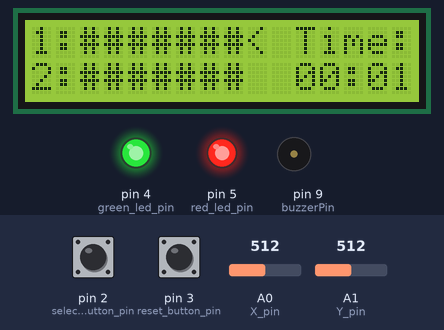
A sketch run on a simulated Arduino Uno, built with avr-gcc and run on an emulated ATmega328P. Shown: 16×2 character LCD, output pins drawn as LEDs (lit = HIGH), buzzer (waves = sounding). The test bench sets the inputs (shaded band); at power-on: pin 3 (reset_button_pin) HIGH, A0 (X_pin) = 512, A1 (Y_pin) = 512, pin 2 (select_button_pin) HIGH.

Above: at 5.7 s.
5.8 s: pin 3 (reset_button_pin) pulled LOW for 0.15 s
At 7.2 s:
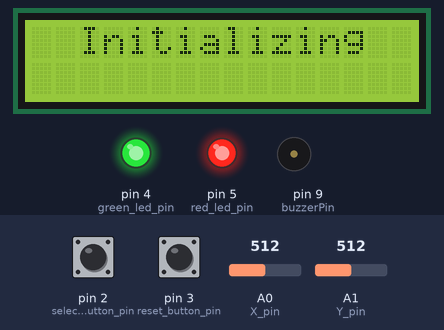
8.9 s: A0 (X_pin) set to 309
11.1 s: A0 (X_pin) set to 289
At 13.9 s:
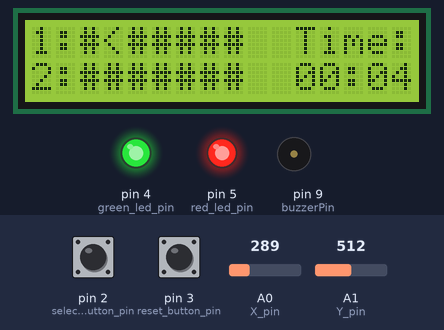
14.1 s: A1 (Y_pin) set to 689
15.9 s: A1 (Y_pin) set to 711
At 17.8 s:
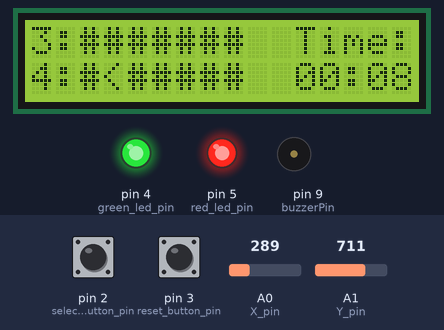
18.9 s: pin 2 (select_button_pin) pulled LOW for 0.15 s
At 24.1 s:
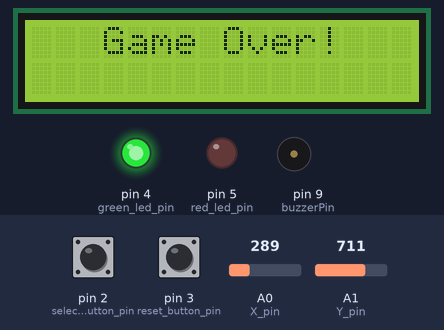
Timing chart, 0 to 25.6 s (numbered marks = the images above; inputs shaded):
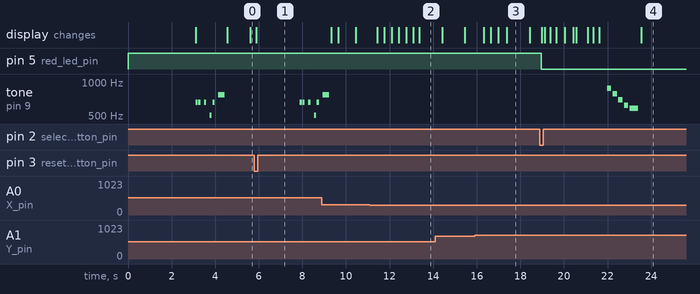

The sketch:

minesweeper.ino
```cpp
#include <Wire.h>
#include <LiquidCrystal_I2C.h>

// Constants
#define DIMENSION_ROWS 4
#define DIMENSION_COLS 7
#define MINES 4

// LCD and board setup
LiquidCrystal_I2C lcd(0x3F, 16, 2);
char board_mines[DIMENSION_ROWS][DIMENSION_COLS];
char board[DIMENSION_ROWS][DIMENSION_COLS];

// Joystick pins
int X_pin = 0; // Analog pin for X axis
int Y_pin = 1; // Analog pin for Y axis

// Button pins
int select_button_pin = 2;
int reset_button_pin = 3;

// LED pins
int green_led_pin = 4; // Green LED
int red_led_pin = 5;   // Red LED

// Buzzer pin
const int buzzerPin = 9;

// Cursor position
int cursor_row = 0;
int cursor_col = DIMENSION_COLS; // Start cursor at the end of the first line
int start_row = 0;

// Timer
unsigned long startTime;
bool game_over = false;
bool win = false;

// Function to generate the board
void generate_board(char b[DIMENSION_ROWS][DIMENSION_COLS]) {
  for (int x = 0; x < DIMENSION_ROWS; x++) {
    for (int y = 0; y < DIMENSION_COLS; y++) {
      b[x][y] = '#';
    }
  }
}

// Function to initialize the game with predefined mines
void initialize_game() {
  char temp[DIMENSION_ROWS][DIMENSION_COLS] = {
    {'0', '2', '*', '2', '0', '0', '0'},
    {'0', '2', '*', '2', '1', '0', '0'},
    {'1', '2', '1', '2', '*', '1', '0'},
    {'*', '1', '0', '1', '1', '1', '0'}
  };
  for (int i = 0; i < DIMENSION_ROWS; i++) {
    for (int j = 0; j < DIMENSION_COLS; j++) {
      board_mines[i][j] = temp[i][j];
    }
  }
}

// Function to reveal connected zeros
void reveal_connected_zeros(int row, int col) {
  int queue[DIMENSION_ROWS * DIMENSION_COLS][2];
  int front = 0;
  int rear = 0;

  queue[rear][0] = row;
  queue[rear][1] = col;
  rear++;
  board[row][col] = board_mines[row][col];

  while (front < rear) {
    int cur_row = queue[front][0];
    int cur_col = queue[front][1];
    front++;

    for (int i = -1; i <= 1; i++) {
      for (int j = -1; j <= 1; j++) {
        int new_row = cur_row + i;
        int new_col = cur_col + j;
        if (new_row >= 0 && new_row < DIMENSION_ROWS && new_col >= 0 && new_col < DIMENSION_COLS) {
          if (board[new_row][new_col] == '#' && board_mines[new_row][new_col] != '*') {
            board[new_row][new_col] = board_mines[new_row][new_col];
            if (board_mines[new_row][new_col] == '0') {
              queue[rear][0] = new_row;
              queue[rear][1] = new_col;
              rear++;
            }
          }
        }
      }
    }
  }
}

// Function to select a cell and reveal its content
void select_cell() {
  int row = cursor_row;
  int col = cursor_col - 1;  // Adjust cursor column

  if (board[row][col] == '#') {
    if (board_mines[row][col] == '*') {
      game_over = true;
      win = false;
      digitalWrite(red_led_pin, LOW);   // Turn on red LED
      digitalWrite(green_led_pin, HIGH); // Ensure green LED is off
      reveal_final_state(true);  // Display the final state with bombs flickering
      playLosingSound(); // Play losing sound
      display_game_over_message();
      return;
    }
    if (board_mines[row][col] == '0') {
      reveal_connected_zeros(row, col);
    }
    board[row][col] = board_mines[row][col];

    if (check_win()) {
      game_over = true;
      win = true;
      digitalWrite(green_led_pin, LOW); // Turn on green LED
      digitalWrite(red_led_pin, HIGH);  // Ensure red LED is off
      reveal_final_state(true);  // Display the final state for win with flickering
      playWinningSound(); // Play winning sound
      display_win_message();
      scroll_message("Hold the Button to Play Again");
    }
  }
}

// Function to check if the player has won
bool check_win() {
  for (int x = 0; x < DIMENSION_ROWS; x++) {
    for (int y = 0; y < DIMENSION_COLS; y++) {
      if (board_mines[x][y] != '*' && board[x][y] == '#') {
        return false;
      }
    }
  }
  return true;
}

// Function to display the board
void display_board() {
  for (int x = start_row; x < start_row + 2 && x < DIMENSION_ROWS; x++) {
    lcd.setCursor(0, x - start_row);  // Set cursor to start of each row
    lcd.print(x + 1);  // Display row number
    lcd.print(':');
    for (int y = 0; y <= DIMENSION_COLS; y++) {
      if (x == cursor_row && y == cursor_col) {
        lcd.print('<');  // Display cursor
      } else if (y < DIMENSION_COLS) {
        lcd.print(board[x][y]);  // Display board content
      } else {
        lcd.print(' ');  // Ensure there is a space for the cursor after the last element
      }
    }
  }

  // Display the timer on the right side
  unsigned long elapsedTime = (millis() - startTime) / 1000;  // Calculate elapsed time in seconds
  int minutes = elapsedTime / 60;
  int seconds = elapsedTime % 60;

  lcd.setCursor(11, 0);
  lcd.print("Time:");
  lcd.setCursor(11, 1);
  if (minutes < 10) lcd.print('0');  // Add leading zero for single digit minutes
  lcd.print(minutes);
  lcd.print(':');
  if (seconds < 10) lcd.print('0');  // Add leading zero for single digit seconds
  lcd.print(seconds);
}

// Function to position the cursor based on joystick input
void position_cursor() {
  int joy_x = analogRead(X_pin);
  int joy_y = analogRead(Y_pin);

  if (joy_y > 700 && cursor_row < DIMENSION_ROWS - 1) {
    cursor_row++;
    if (cursor_row >= start_row + 2) {
      start_row++;
    }
    delay(200);
  } else if (joy_y < 300 && cursor_row > 0) {
    cursor_row--;
    if (cursor_row < start_row) {
      start_row--;
    }
    delay(200);
  }

  if (joy_x > 700 && cursor_col < DIMENSION_COLS) {
    cursor_col++;
    delay(200);
  } else if (joy_x < 300 && cursor_col > 1) {
    cursor_col--;
    delay(200);
  }
}

// Function to display the win message
void display_win_message() {
  lcd.clear();
  lcd.setCursor((16 - 7) / 2, 0); // Center "You Win!" on the screen
  lcd.print("You Win!");
  delay(2000);  // Display "You Win!" for 2 seconds
}

// Function to display the game over message
void display_game_over_message() {
  lcd.clear();
  lcd.setCursor((16 - 9) / 2, 0); // Center "Game Over!" on the screen
  lcd.print("Game Over!");
  delay(2000);  // Display "Game Over!" for 2 seconds
}

// Function to scroll a message on the LCD
void scroll_message(const char* message) {
  int len = strlen(message);
  for (int pos = 0; pos < len - 15; pos++) {
    lcd.clear();
    lcd.setCursor(0, 0);
    lcd.print("Play Again?");
    lcd.setCursor(0, 1);
    lcd.print(message + pos);
    delay(700);
  }
}

// Function to reveal the final state with flickering bombs
void reveal_final_state(bool flicker) {
  unsigned long start = millis();
  while (millis() - start < 3000) { // Flicker for 3 seconds
    for (int x = 0; x < DIMENSION_ROWS; x++) {
      for (int y = 0; y < DIMENSION_COLS; y++) {
        if (board_mines[x][y] == '*') {
          board[x][y] = flicker && ((millis() / 500) % 2) ? ' ' : '*';  // Flicker bombs
        } else {
          board[x][y] = board_mines[x][y];
        }
      }
    }
    display_board();
    delay(100);
  }
}

// Function to play a start sound
void playStartSound() {
  int melody[] = {660, 660, 0, 660, 0, 510, 660, 0, 770};
  int noteDurations[] = {100, 100, 100, 100, 100, 100, 100, 100, 300}; // Duration of each note in milliseconds

  for (int i = 0; i < 9; i++) {
    if (melody[i] == 0) {
      noTone(buzzerPin);
    } else {
      tone(buzzerPin, melody[i], noteDurations[i]);
    }
    delay(noteDurations[i] * 1.3); // Add a slight delay between tones
  }
  noTone(buzzerPin);
}

// Function to play a winning sound
void playWinningSound() {
  int melody[] = {880, 784, 880, 784, 880, 659, 880, 659};
  int noteDurations[] = {100, 100, 100, 100, 100, 100, 100, 300}; // Duration of each note in milliseconds

  for (int i = 0; i < 8; i++) {
    if (melody[i] == 0) {
      noTone(buzzerPin);
    } else {
      tone(buzzerPin, melody[i], noteDurations[i]);
    }
    delay(noteDurations[i] * 1.3); // Add a slight delay between tones
  }
  noTone(buzzerPin);
}

// Function to play a losing sound
void playLosingSound() {
  int melody[] = {880, 784, 698, 622, 587}; // Descending pitches for "tu tu tu tuuuu"
  int noteDurations[] = {200, 200, 200, 200, 400}; // Duration of each note in milliseconds

  for (int i = 0; i < 5; i++) {
    if (melody[i] == 0) {
      noTone(buzzerPin);
    } else {
      tone(buzzerPin, melody[i], noteDurations[i]);
    }
    delay(noteDurations[i] * 1.3); // Add a slight delay between tones
  }
  noTone(buzzerPin);
}

// Function to reset the game
void reset_game() {
  lcd.clear();
  lcd.setCursor((16 - 11) / 2, 0); // Center "Initializing" on the screen
  lcd.print("Initializing");
  delay(2000); // Display "Initializing" for 2 seconds

  playStartSound();  // Play sound during reset

  game_over = false;
  win = false;
  initialize_game();
  generate_board(board);
  cursor_row = 0;
  cursor_col = DIMENSION_COLS; // Reset cursor to the end of the first row
  start_row = 0;
  startTime = millis();  // Reset the timer
  lcd.clear();

  digitalWrite(green_led_pin, HIGH); // Turn off green LED
  digitalWrite(red_led_pin, HIGH);   // Turn off red LED
}

// Setup function
void setup() {
  pinMode(X_pin, INPUT);
  pinMode(Y_pin, INPUT);
  pinMode(select_button_pin, INPUT_PULLUP);  // Use internal pull-up resistor for the select button
  pinMode(reset_button_pin, INPUT_PULLUP);   // Use internal pull-up resistor for the reset button
  pinMode(green_led_pin, OUTPUT);
  pinMode(red_led_pin, OUTPUT);
  pinMode(buzzerPin, OUTPUT);

  digitalWrite(green_led_pin, HIGH); // Turn off green LED
  digitalWrite(red_led_pin, HIGH);   // Turn off red LED

  Serial.begin(9600);

  lcd.init();
  lcd.clear();
  lcd.backlight();      // Ensure backlight is on

  lcd.setCursor((16 - 17) / 2, 0);   // Center "Minesweeper Game" (17 characters)
  lcd.print("Minesweeper Game");

  lcd.setCursor((16 - 12) / 2, 1);   // Center "Andra Stoica" (12 characters)
  lcd.print("Andra Stoica");
  delay(3000);
  lcd.clear();

  playStartSound();  // Play sound when the game starts initially

  initialize_game();
  generate_board(board);

  startTime = millis();
}

// Main loop function
void loop() {
  if (!game_over) {
    display_board();
    position_cursor();

    if (digitalRead(select_button_pin) == LOW) {
      select_cell();
      delay(200);  // Debounce delay
    }

    if (digitalRead(reset_button_pin) == LOW) {
      reset_game();
      delay(200);  // Debounce delay
    }
  } else {
    scroll_message("Hold the Button to Play Again");
    if (digitalRead(reset_button_pin) == LOW) {
      reset_game();
      delay(200);  // Debounce delay
    }
  }

  delay(100);
}
```

Measured:
- the behaviour switches between 300 and 299 on A0 (X_pin) (found by bisection; images 1 and 2)
- the behaviour switches between 700 and 701 on A1 (Y_pin) (found by bisection; images 2 and 3)
- after the input at 5.8 s, tone on pin 9 (buzzerPin): plays 660 Hz for 0.10 s, 660 Hz for 0.10 s, 660 Hz for 0.10 s, 510 Hz for 0.10 s, 660 Hz for 0.10 s, starting after 2.1 s; the display: changes after 0.09 s (image 1)
- after the input at 11.1 s, the display: first changes after 0.33 s (image 2 shows a later state)
- after the input at 15.9 s, the display: first changes after 0.42 s (image 3 shows a later state)
- after the input at 18.9 s, pin 5 (red_led_pin): HIGH → LOW after 0.05 s; tone on pin 9 (buzzerPin): plays 880 Hz for 0.20 s, 784 Hz for 0.20 s, 698 Hz for 0.20 s, 622 Hz for 0.20 s, 587 Hz for 0.40 s, starting after 3.1 s; the display: first changes after 0.08 s (image 4 shows a later state)
